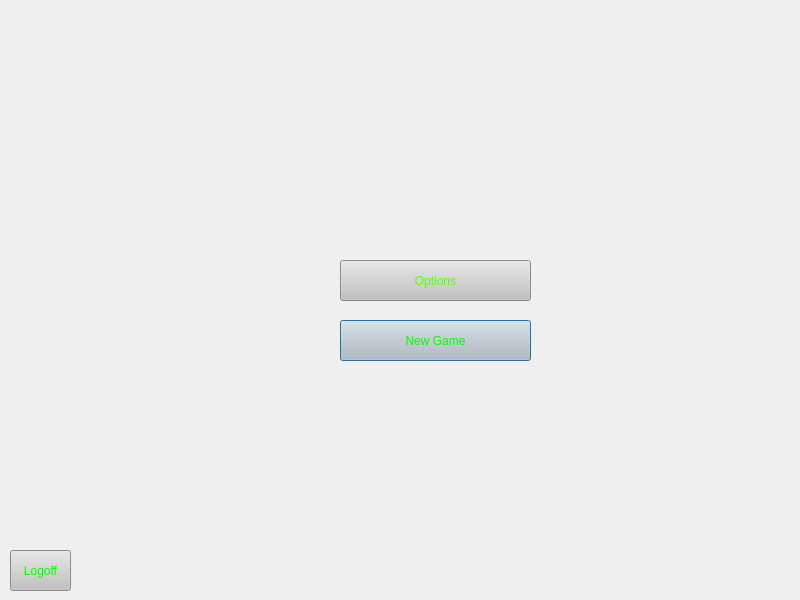
<?xml version="1.0" encoding="UTF-8"?>
<ui version="4.0">
 <class>GameWindow</class>
 <widget class="QDialog" name="GameWindow">
  <property name="geometry">
   <rect>
    <x>0</x>
    <y>0</y>
    <width>800</width>
    <height>600</height>
   </rect>
  </property>
  <property name="windowTitle">
   <string>Dialog</string>
  </property>
  <property name="styleSheet">
   <string notr="true">background-image: url(:/images/img/gameScreen.jpg);</string>
  </property>
  <widget class="QPushButton" name="pushButton">
   <property name="geometry">
    <rect>
     <x>340</x>
     <y>320</y>
     <width>191</width>
     <height>41</height>
    </rect>
   </property>
   <property name="palette">
    <palette>
     <active>
      <colorrole role="Button">
       <brush brushstyle="SolidPattern">
        <color alpha="255">
         <red>193</red>
         <green>193</green>
         <blue>193</blue>
        </color>
       </brush>
      </colorrole>
      <colorrole role="ButtonText">
       <brush brushstyle="SolidPattern">
        <color alpha="255">
         <red>0</red>
         <green>255</green>
         <blue>0</blue>
        </color>
       </brush>
      </colorrole>
      <colorrole role="Base">
       <brush brushstyle="SolidPattern">
        <color alpha="255">
         <red>255</red>
         <green>255</green>
         <blue>255</blue>
        </color>
       </brush>
      </colorrole>
      <colorrole role="Window">
       <brush brushstyle="SolidPattern">
        <color alpha="255">
         <red>193</red>
         <green>193</green>
         <blue>193</blue>
        </color>
       </brush>
      </colorrole>
      <colorrole role="PlaceholderText">
       <brush brushstyle="SolidPattern">
        <color alpha="128">
         <red>85</red>
         <green>255</green>
         <blue>0</blue>
        </color>
       </brush>
      </colorrole>
     </active>
     <inactive>
      <colorrole role="Button">
       <brush brushstyle="SolidPattern">
        <color alpha="255">
         <red>193</red>
         <green>193</green>
         <blue>193</blue>
        </color>
       </brush>
      </colorrole>
      <colorrole role="ButtonText">
       <brush brushstyle="SolidPattern">
        <color alpha="255">
         <red>0</red>
         <green>255</green>
         <blue>0</blue>
        </color>
       </brush>
      </colorrole>
      <colorrole role="Base">
       <brush brushstyle="SolidPattern">
        <color alpha="255">
         <red>255</red>
         <green>255</green>
         <blue>255</blue>
        </color>
       </brush>
      </colorrole>
      <colorrole role="Window">
       <brush brushstyle="SolidPattern">
        <color alpha="255">
         <red>193</red>
         <green>193</green>
         <blue>193</blue>
        </color>
       </brush>
      </colorrole>
      <colorrole role="PlaceholderText">
       <brush brushstyle="SolidPattern">
        <color alpha="128">
         <red>85</red>
         <green>255</green>
         <blue>0</blue>
        </color>
       </brush>
      </colorrole>
     </inactive>
     <disabled>
      <colorrole role="Button">
       <brush brushstyle="SolidPattern">
        <color alpha="255">
         <red>193</red>
         <green>193</green>
         <blue>193</blue>
        </color>
       </brush>
      </colorrole>
      <colorrole role="ButtonText">
       <brush brushstyle="SolidPattern">
        <color alpha="255">
         <red>120</red>
         <green>120</green>
         <blue>120</blue>
        </color>
       </brush>
      </colorrole>
      <colorrole role="Base">
       <brush brushstyle="SolidPattern">
        <color alpha="255">
         <red>193</red>
         <green>193</green>
         <blue>193</blue>
        </color>
       </brush>
      </colorrole>
      <colorrole role="Window">
       <brush brushstyle="SolidPattern">
        <color alpha="255">
         <red>193</red>
         <green>193</green>
         <blue>193</blue>
        </color>
       </brush>
      </colorrole>
      <colorrole role="PlaceholderText">
       <brush brushstyle="SolidPattern">
        <color alpha="128">
         <red>85</red>
         <green>255</green>
         <blue>0</blue>
        </color>
       </brush>
      </colorrole>
     </disabled>
    </palette>
   </property>
   <property name="text">
    <string>New Game</string>
   </property>
  </widget>
  <widget class="QPushButton" name="pushButton_2">
   <property name="geometry">
    <rect>
     <x>340</x>
     <y>260</y>
     <width>191</width>
     <height>41</height>
    </rect>
   </property>
   <property name="palette">
    <palette>
     <active>
      <colorrole role="WindowText">
       <brush brushstyle="SolidPattern">
        <color alpha="255">
         <red>85</red>
         <green>255</green>
         <blue>0</blue>
        </color>
       </brush>
      </colorrole>
      <colorrole role="Button">
       <brush brushstyle="SolidPattern">
        <color alpha="255">
         <red>193</red>
         <green>193</green>
         <blue>193</blue>
        </color>
       </brush>
      </colorrole>
      <colorrole role="Text">
       <brush brushstyle="SolidPattern">
        <color alpha="255">
         <red>85</red>
         <green>255</green>
         <blue>0</blue>
        </color>
       </brush>
      </colorrole>
      <colorrole role="ButtonText">
       <brush brushstyle="SolidPattern">
        <color alpha="255">
         <red>85</red>
         <green>255</green>
         <blue>0</blue>
        </color>
       </brush>
      </colorrole>
      <colorrole role="Base">
       <brush brushstyle="SolidPattern">
        <color alpha="255">
         <red>255</red>
         <green>255</green>
         <blue>255</blue>
        </color>
       </brush>
      </colorrole>
      <colorrole role="Window">
       <brush brushstyle="SolidPattern">
        <color alpha="255">
         <red>193</red>
         <green>193</green>
         <blue>193</blue>
        </color>
       </brush>
      </colorrole>
      <colorrole role="PlaceholderText">
       <brush brushstyle="SolidPattern">
        <color alpha="128">
         <red>85</red>
         <green>255</green>
         <blue>0</blue>
        </color>
       </brush>
      </colorrole>
     </active>
     <inactive>
      <colorrole role="WindowText">
       <brush brushstyle="SolidPattern">
        <color alpha="255">
         <red>85</red>
         <green>255</green>
         <blue>0</blue>
        </color>
       </brush>
      </colorrole>
      <colorrole role="Button">
       <brush brushstyle="SolidPattern">
        <color alpha="255">
         <red>193</red>
         <green>193</green>
         <blue>193</blue>
        </color>
       </brush>
      </colorrole>
      <colorrole role="Text">
       <brush brushstyle="SolidPattern">
        <color alpha="255">
         <red>85</red>
         <green>255</green>
         <blue>0</blue>
        </color>
       </brush>
      </colorrole>
      <colorrole role="ButtonText">
       <brush brushstyle="SolidPattern">
        <color alpha="255">
         <red>85</red>
         <green>255</green>
         <blue>0</blue>
        </color>
       </brush>
      </colorrole>
      <colorrole role="Base">
       <brush brushstyle="SolidPattern">
        <color alpha="255">
         <red>255</red>
         <green>255</green>
         <blue>255</blue>
        </color>
       </brush>
      </colorrole>
      <colorrole role="Window">
       <brush brushstyle="SolidPattern">
        <color alpha="255">
         <red>193</red>
         <green>193</green>
         <blue>193</blue>
        </color>
       </brush>
      </colorrole>
      <colorrole role="PlaceholderText">
       <brush brushstyle="SolidPattern">
        <color alpha="128">
         <red>85</red>
         <green>255</green>
         <blue>0</blue>
        </color>
       </brush>
      </colorrole>
     </inactive>
     <disabled>
      <colorrole role="WindowText">
       <brush brushstyle="SolidPattern">
        <color alpha="255">
         <red>120</red>
         <green>120</green>
         <blue>120</blue>
        </color>
       </brush>
      </colorrole>
      <colorrole role="Button">
       <brush brushstyle="SolidPattern">
        <color alpha="255">
         <red>193</red>
         <green>193</green>
         <blue>193</blue>
        </color>
       </brush>
      </colorrole>
      <colorrole role="Text">
       <brush brushstyle="SolidPattern">
        <color alpha="255">
         <red>120</red>
         <green>120</green>
         <blue>120</blue>
        </color>
       </brush>
      </colorrole>
      <colorrole role="ButtonText">
       <brush brushstyle="SolidPattern">
        <color alpha="255">
         <red>120</red>
         <green>120</green>
         <blue>120</blue>
        </color>
       </brush>
      </colorrole>
      <colorrole role="Base">
       <brush brushstyle="SolidPattern">
        <color alpha="255">
         <red>193</red>
         <green>193</green>
         <blue>193</blue>
        </color>
       </brush>
      </colorrole>
      <colorrole role="Window">
       <brush brushstyle="SolidPattern">
        <color alpha="255">
         <red>193</red>
         <green>193</green>
         <blue>193</blue>
        </color>
       </brush>
      </colorrole>
      <colorrole role="PlaceholderText">
       <brush brushstyle="SolidPattern">
        <color alpha="128">
         <red>85</red>
         <green>255</green>
         <blue>0</blue>
        </color>
       </brush>
      </colorrole>
     </disabled>
    </palette>
   </property>
   <property name="text">
    <string>Options</string>
   </property>
  </widget>
  <widget class="QPushButton" name="pushButton_3">
   <property name="geometry">
    <rect>
     <x>10</x>
     <y>550</y>
     <width>61</width>
     <height>41</height>
    </rect>
   </property>
   <property name="palette">
    <palette>
     <active>
      <colorrole role="Button">
       <brush brushstyle="SolidPattern">
        <color alpha="255">
         <red>193</red>
         <green>193</green>
         <blue>193</blue>
        </color>
       </brush>
      </colorrole>
      <colorrole role="ButtonText">
       <brush brushstyle="SolidPattern">
        <color alpha="255">
         <red>0</red>
         <green>255</green>
         <blue>0</blue>
        </color>
       </brush>
      </colorrole>
      <colorrole role="Base">
       <brush brushstyle="SolidPattern">
        <color alpha="255">
         <red>255</red>
         <green>255</green>
         <blue>255</blue>
        </color>
       </brush>
      </colorrole>
      <colorrole role="Window">
       <brush brushstyle="SolidPattern">
        <color alpha="255">
         <red>193</red>
         <green>193</green>
         <blue>193</blue>
        </color>
       </brush>
      </colorrole>
      <colorrole role="PlaceholderText">
       <brush brushstyle="SolidPattern">
        <color alpha="128">
         <red>85</red>
         <green>255</green>
         <blue>0</blue>
        </color>
       </brush>
      </colorrole>
     </active>
     <inactive>
      <colorrole role="Button">
       <brush brushstyle="SolidPattern">
        <color alpha="255">
         <red>193</red>
         <green>193</green>
         <blue>193</blue>
        </color>
       </brush>
      </colorrole>
      <colorrole role="ButtonText">
       <brush brushstyle="SolidPattern">
        <color alpha="255">
         <red>0</red>
         <green>255</green>
         <blue>0</blue>
        </color>
       </brush>
      </colorrole>
      <colorrole role="Base">
       <brush brushstyle="SolidPattern">
        <color alpha="255">
         <red>255</red>
         <green>255</green>
         <blue>255</blue>
        </color>
       </brush>
      </colorrole>
      <colorrole role="Window">
       <brush brushstyle="SolidPattern">
        <color alpha="255">
         <red>193</red>
         <green>193</green>
         <blue>193</blue>
        </color>
       </brush>
      </colorrole>
      <colorrole role="PlaceholderText">
       <brush brushstyle="SolidPattern">
        <color alpha="128">
         <red>85</red>
         <green>255</green>
         <blue>0</blue>
        </color>
       </brush>
      </colorrole>
     </inactive>
     <disabled>
      <colorrole role="Button">
       <brush brushstyle="SolidPattern">
        <color alpha="255">
         <red>193</red>
         <green>193</green>
         <blue>193</blue>
        </color>
       </brush>
      </colorrole>
      <colorrole role="ButtonText">
       <brush brushstyle="SolidPattern">
        <color alpha="255">
         <red>120</red>
         <green>120</green>
         <blue>120</blue>
        </color>
       </brush>
      </colorrole>
      <colorrole role="Base">
       <brush brushstyle="SolidPattern">
        <color alpha="255">
         <red>193</red>
         <green>193</green>
         <blue>193</blue>
        </color>
       </brush>
      </colorrole>
      <colorrole role="Window">
       <brush brushstyle="SolidPattern">
        <color alpha="255">
         <red>193</red>
         <green>193</green>
         <blue>193</blue>
        </color>
       </brush>
      </colorrole>
      <colorrole role="PlaceholderText">
       <brush brushstyle="SolidPattern">
        <color alpha="128">
         <red>85</red>
         <green>255</green>
         <blue>0</blue>
        </color>
       </brush>
      </colorrole>
     </disabled>
    </palette>
   </property>
   <property name="text">
    <string>Logoff</string>
   </property>
  </widget>
 </widget>
 <resources/>
 <connections/>
</ui>
